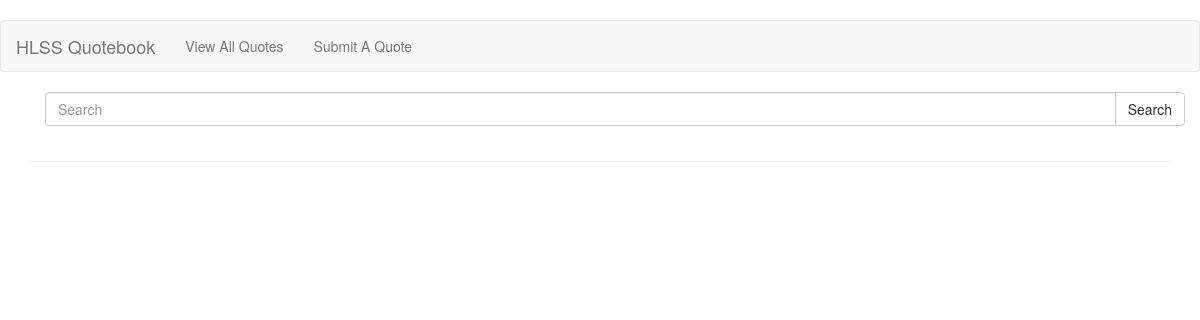
Before: /all_quotes/ with the older database file.
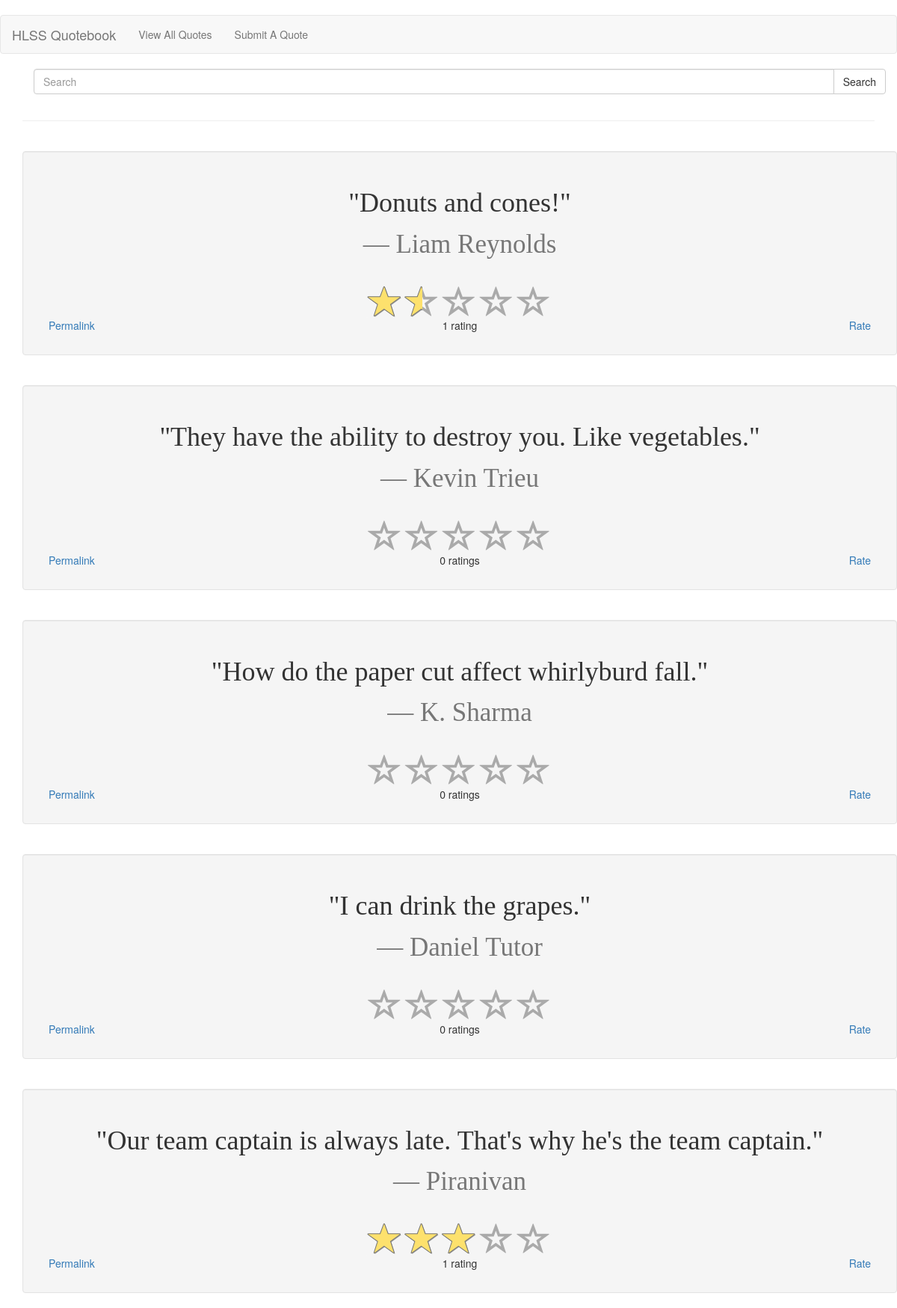
After: the same page with the newer database file.
### app/models.py (models this page shows, shortened)
class Quote(models.Model):
    quote = models.CharField(max_length=128)
    attribution = models.CharField(max_length=64)
    rating = models.FloatField(default=0)
    num_ratings = models.IntegerField(default=0);

### app/views.py (the view)
# urls.py: url(r'^all_quotes/$', app.views.view_all_quotes),
def view_all_quotes(request):
    try:
        search = request.GET['search']
        searchType = request.GET['searchType']
        if searchType == 'text':
            quote_set = Quote.objects.filter(quote__icontains=search)
        elif searchType == 'author':
            quote_set = Quote.objects.filter(attribution__icontains=search)
    except MultiValueDictKeyError:
        quote_set = Quote.objects.all()
    paginator = Paginator(quote_set, 5)
    try:
        page_num = request.GET['page']
        quotes = paginator.page(page_num)
    except MultiValueDictKeyError:
        quotes = paginator.page(1)
    return render(request, "app/all_quotes.html", {'quotes' : quotes})

### app/templates/app/all_quotes.html (shortened to what this page needs)
﻿{% extends "app/base.html" %}
{% load static %}
{% load bootstrap_pagination %}
{% block content %}
<div class="container text">
    <div class="container text-center">
        <form action="/all_quotes">
            <div class="form-group">
                <div class="input-group">
                    <input type="text" class="form-control" placeholder="Search" name="search" value="{{ request.GET.search }}">
                    <span class="input-group-btn">
                        <input class="btn btn-default" type="submit" value="Search">
                    </span>
                </div>
            </div>
        </form>
    </div>
    <hr />
    {% for quote in quotes %}
    {% include 'app/quote.html' with quote=quote %}
    {% endfor %}
</div>
{% endblock %}

### app/templates/app/base.html (shortened to what this page needs)
﻿<!DOCTYPE html>
<html lang="en" xmlns="http://www.w3.org/1999/xhtml">
<head>
    {% load static %}
	<link rel="stylesheet" href="{% static 'app/content/bootstrap.css' %}">
    <link rel="stylesheet" href="{% static 'app/content/quotebook.css' %}">
</head>
<body>
    <nav class="navbar navbar-default" role="navigation">
        <div class="container-fluid">
			<div class="navbar-header">
				<a class="navbar-brand" href="/">HLSS Quotebook</a>
			</div>
            <div class="collapse navbar-collapse" id="navbar-toggle-section">
                <ul class="nav navbar-nav">
                    <li><a href="/all_quotes/">View All Quotes</a></li>
                    <li><a href="/submit_quote/">Submit A Quote</a></li>
                </ul>
            </div>
        </div>
	</nav>
    {% block content %}{% endblock %}
</body>
</html>

### app/templates/app/quote.html (shortened to what this page needs)
{% load static %}
<link rel="stylesheet" href="{% static 'app/content/star-rating.css' %}" />
<div class="well container">
    <blockquote class="blockquote text-center">
        <h1 class="quote">"{{ quote.quote }}"</h1>
		<footer class="quote-footer">{{ quote.attribution }}</footer>
	</blockquote>
    <div class="text-center">
        <input class="rating" data-display-only="true" value="{{quote.rating}}"/>
    </div>
    <footer class="footer">
        <div class="col-md-4">
            <a href="/{{ quote.pk }}">Permalink</a>
        </div>
        <div class="col-md-4">
            <p class="text-center">{{quote.num_ratings}} rating{{quote.num_ratings|pluralize}}</p>
        </div>
        <div class="col-md-4">
            <a id="rate-link-{{quote.pk}}" class="pull-right" href="#" data-toggle="modal" data-target="#rate-modal-{{quote.pk}}">Rate</a>
        </div>
    </footer>
</div>

### app/static/app/content/quotebook.css (style rules this page uses)
.blockquote { border-left: none; }
.quote { font-family: 'Palatino Linotype'; }
.quote-footer { font-family: 'Palatino Linotype'; font-size: 2em; }

### app/static/app/content/star-rating.css (style rules this page uses)
.rating-loading { width: 25px; height: 25px; font-size: 0; color: #fff; background: transparent url('../img/loading.gif') top left no-repeat; border: none; }
.rating-container .rating-input { position: absolute; cursor: pointer; width: 100%; height: 1px; bottom: 0; left: 0; font-size: 1px; border: none; background: none; padding: 0; margin: 0; }

Changed rows visible on the page:
added Quote: quote "Donuts and cones!", attribution "Liam Reynolds", rating "1.5", num_ratings "1"
added Quote: quote "They have the ability to destroy you. Like vegetables.", attribution "Kevin Trieu", num_ratings "0"
added Quote: quote "How do the paper cut affect whirlyburd fall.", attribution "K. Sharma", num_ratings "0"
added Quote: quote "I can drink the grapes.", attribution "Daniel Tutor", num_ratings "0"
added Quote: quote "Our team captain is always late. That's why he's the team captain.", attribution "Piranivan", rating "3", num_ratings "1"
